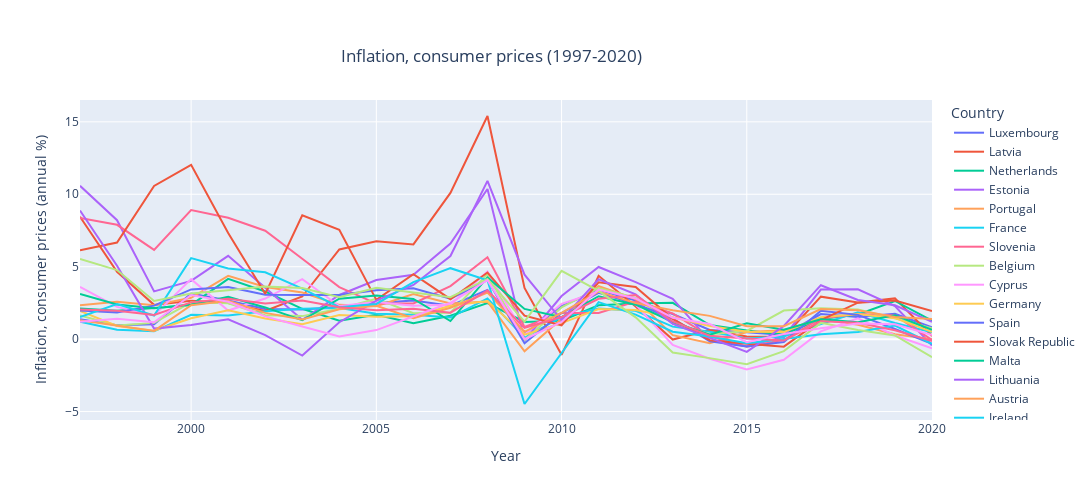

Notebook cell for this chart:
### Code cell
fig=df.plot(title= "Inflation, consumer prices (1997-2020)",labels={"index":"Year","value":"Inflation, consumer prices (annual %)"})
fig.update_layout(
    autosize=False,
    width=1500,
    height=500,
    title={'y':0.9,'x':0.45,'xanchor':'center','yanchor':'top'}
    )
fig.show()

### Figure 1 — Plotly figure (JSON) as saved in the notebook; plotly's stock layout.template omitted (floating-point values rounded to 4 significant figures)
{"data": [{"hovertemplate": "Country=Luxembourg<br>Year=%{x}<br>Inflation, consumer prices (annual %)=%{y}<extra></extra>", "legendgroup": "Luxembourg", "line": {"color": "#636efa", "dash": "solid"}, "marker": {"symbol": "circle"}, "mode": "lines", "name": "Luxembourg", "orientation": "v", "showlegend": true, "type": "scatter", "x": [1997, 1998, 1999, 2000, 2001, 2002, 2003, 2004, 2005, 2006, 2007, 2008, 2009, 2010, 2011, 2012, 2013, 2014, 2015, 2016, 2017, 2018, 2019, 2020], "xaxis": "x", "y": [1.368, 0.9586, 1.025, 3.151, 2.664, 2.074, 2.05, 2.226, 2.488, 2.666, 2.312, 3.402, 0.368, 2.274, 3.411, 2.663, 1.734, 0.6285, 0.4747, 0.2908, 1.731, 1.528, 1.743, 0.82], "yaxis": "y"}, {"hovertemplate": "Country=Latvia<br>Year=%{x}<br>Inflation, consumer prices (annual %)=%{y}<extra></extra>", "legendgroup": "Latvia", "line": {"color": "#EF553B", "dash": "solid"}, "marker": {"symbol": "circle"}, "mode": "lines", "name": "Latvia", "orientation": "v", "showlegend": true, "type": "scatter", "x": [1997, 1998, 1999, 2000, 2001, 2002, 2003, 2004, 2005, 2006, 2007, 2008, 2009, 2010, 2011, 2012, 2013, 2014, 2015, 2016, 2017, 2018, 2019, 2020], "xaxis": "x", "y": [8.447, 4.644, 2.365, 2.654, 2.487, 1.939, 2.943, 6.192, 6.748, 6.536, 10.09, 15.4, 3.534, -1.085, 4.371, 2.258, -0.02945, 0.6205, 0.1742, 0.1406, 2.93, 2.534, 2.811, 0.2191], "yaxis": "y"}, {"hovertemplate": "Country=Netherlands<br>Year=%{x}<br>Inflation, consumer prices (annual %)=%{y}<extra></extra>", "legendgroup": "Netherlands", "line": {"color": "#00cc96", "dash": "solid"}, "marker": {"symbol": "circle"}, "mode": "lines", "name": "Netherlands", "orientation": "v", "showlegend": true, "type": "scatter", "x": [1997, 1998, 1999, 2000, 2001, 2002, 2003, 2004, 2005, 2006, 2007, 2008, 2009, 2010, 2011, 2012, 2013, 2014, 2015, 2016, 2017, 2018, 2019, 2020], "xaxis": "x", "y": [2.109, 1.959, 2.157, 2.361, 4.156, 3.288, 2.092, 1.264, 1.688, 1.102, 1.614, 2.487, 1.19, 1.275, 2.341, 2.456, 2.507, 0.976, 0.6002, 0.3167, 1.381, 1.703, 2.634, 1.272], "yaxis": "y"}, {"hovertemplate": "Country=Estonia<br>Year=%{x}<br>Inflation, consumer prices (annual %)=%{y}<extra></extra>", "legendgroup": "Estonia", "line": {"color": "#ab63fa", "dash": "solid"}, "marker": {"symbol": "circle"}, "mode": "lines", "name": "Estonia", "orientation": "v", "showlegend": true, "type": "scatter", "x": [1997, 1998, 1999, 2000, 2001, 2002, 2003, 2004, 2005, 2006, 2007, 2008, 2009, 2010, 2011, 2012, 2013, 2014, 2015, 2016, 2017, 2018, 2019, 2020], "xaxis": "x", "y": [10.58, 8.208, 3.296, 4.018, 5.748, 3.572, 1.335, 3.048, 4.08, 4.438, 6.601, 10.36, -0.07841, 2.972, 4.982, 3.933, 2.781, -0.1062, -0.4923, 0.1487, 3.417, 3.436, 2.277, -0.4445], "yaxis": "y"}, {"hovertemplate": "Country=Portugal<br>Year=%{x}<br>Inflation, consumer prices (annual %)=%{y}<extra></extra>", "legendgroup": "Portugal", "line": {"color": "#FFA15A", "dash": "solid"}, "marker": {"symbol": "circle"}, "mode": "lines", "name": "Portugal", "orientation": "v", "showlegend": true, "type": "scatter", "x": [1997, 1998, 1999, 2000, 2001, 2002, 2003, 2004, 2005, 2006, 2007, 2008, 2009, 2010, 2011, 2012, 2013, 2014, 2015, 2016, 2017, 2018, 2019, 2020], "xaxis": "x", "y": [2.337, 2.573, 2.34, 2.853, 4.37, 3.6, 3.219, 2.365, 2.277, 3.108, 2.454, 2.589, -0.8355, 1.403, 3.653, 2.773, 0.2744, -0.2782, 0.4879, 0.6074, 1.369, 0.9937, 0.3382, -0.01244], "yaxis": "y"}, {"hovertemplate": "Country=France<br>Year=%{x}<br>Inflation, consumer prices (annual %)=%{y}<extra></extra>", "legendgroup": "France", "line": {"color": "#19d3f3", "dash": "solid"}, "marker": {"symbol": "circle"}, "mode": "lines", "name": "France", "orientation": "v", "showlegend": true, "type": "scatter", "x": [1997, 1998, 1999, 2000, 2001, 2002, 2003, 2004, 2005, 2006, 2007, 2008, 2009, 2010, 2011, 2012, 2013, 2014, 2015, 2016, 2017, 2018, 2019, 2020], "xaxis": "x", "y": [1.204, 0.6511, 0.5371, 1.676, 1.635, 1.923, 2.098, 2.142, 1.746, 1.675, 1.488, 2.813, 0.08762, 1.531, 2.112, 1.954, 0.8637, 0.5078, 0.03751, 0.1833, 1.032, 1.851, 1.108, 0.4765], "yaxis": "y"}, {"hovertemplate": "Country=Slovenia<br>Year=%{x}<br>Inflation, consumer prices (annual %)=%{y}<extra></extra>", "legendgroup": "Slovenia", "line": {"color": "#FF6692", "dash": "solid"}, "marker": {"symbol": "circle"}, "mode": "lines", "name": "Slovenia", "orientation": "v", "showlegend": true, "type": "scatter", "x": [1997, 1998, 1999, 2000, 2001, 2002, 2003, 2004, 2005, 2006, 2007, 2008, 2009, 2010, 2011, 2012, 2013, 2014, 2015, 2016, 2017, 2018, 2019, 2020], "xaxis": "x", "y": [8.36, 7.891, 6.156, 8.912, 8.38, 7.481, 5.544, 3.593, 2.452, 2.458, 3.657, 5.647, 0.8393, 1.801, 1.803, 2.597, 1.769, 0.1993, -0.5256, -0.055, 1.429, 1.739, 1.631, -0.05486], "yaxis": "y"}, {"hovertemplate": "Country=Belgium<br>Year=%{x}<br>Inflation, consumer prices (annual %)=%{y}<extra></extra>", "legendgroup": "Belgium", "line": {"color": "#B6E880", "dash": "solid"}, "marker": {"symbol": "circle"}, "mode": "lines", "name": "Belgium", "orientation": "v", "showlegend": true, "type": "scatter", "x": [1997, 1998, 1999, 2000, 2001, 2002, 2003, 2004, 2005, 2006, 2007, 2008, 2009, 2010, 2011, 2012, 2013, 2014, 2015, 2016, 2017, 2018, 2019, 2020], "xaxis": "x", "y": [1.628, 0.9493, 1.121, 2.545, 2.469, 1.645, 1.589, 2.097, 2.781, 1.791, 1.823, 4.489, -0.05315, 2.189, 3.532, 2.84, 1.113, 0.34, 0.5614, 1.974, 2.126, 2.053, 1.437, 0.7408], "yaxis": "y"}, {"hovertemplate": "Country=Cyprus<br>Year=%{x}<br>Inflation, consumer prices (annual %)=%{y}<extra></extra>", "legendgroup": "Cyprus", "line": {"color": "#FF97FF", "dash": "solid"}, "marker": {"symbol": "circle"}, "mode": "lines", "name": "Cyprus", "orientation": "v", "showlegend": true, "type": "scatter", "x": [1997, 1998, 1999, 2000, 2001, 2002, 2003, 2004, 2005, 2006, 2007, 2008, 2009, 2010, 2011, 2012, 2013, 2014, 2015, 2016, 2017, 2018, 2019, 2020], "xaxis": "x", "y": [3.605, 2.228, 1.63, 4.142, 1.973, 2.801, 4.139, 2.286, 2.56, 2.305, 2.373, 4.669, 0.3263, 2.43, 3.289, 2.389, -0.3994, -1.355, -2.097, -1.429, 0.5318, 1.435, 0.2504, -0.6384], "yaxis": "y"}, {"hovertemplate": "Country=Germany<br>Year=%{x}<br>Inflation, consumer prices (annual %)=%{y}<extra></extra>", "legendgroup": "Germany", "line": {"color": "#FECB52", "dash": "solid"}, "marker": {"symbol": "circle"}, "mode": "lines", "name": "Germany", "orientation": "v", "showlegend": true, "type": "scatter", "x": [1997, 1998, 1999, 2000, 2001, 2002, 2003, 2004, 2005, 2006, 2007, 2008, 2009, 2010, 2011, 2012, 2013, 2014, 2015, 2016, 2017, 2018, 2019, 2020], "xaxis": "x", "y": [1.939, 0.9112, 0.5854, 1.44, 1.984, 1.421, 1.034, 1.666, 1.547, 1.577, 2.298, 2.628, 0.3127, 1.104, 2.075, 2.008, 1.505, 0.9068, 0.5144, 0.4917, 1.509, 1.732, 1.446, 0.5067], "yaxis": "y"}, {"hovertemplate": "Country=Spain<br>Year=%{x}<br>Inflation, consumer prices (annual %)=%{y}<extra></extra>", "legendgroup": "Spain", "line": {"color": "#636efa", "dash": "solid"}, "marker": {"symbol": "circle"}, "mode": "lines", "name": "Spain", "orientation": "v", "showlegend": true, "type": "scatter", "x": [1997, 1998, 1999, 2000, 2001, 2002, 2003, 2004, 2005, 2006, 2007, 2008, 2009, 2010, 2011, 2012, 2013, 2014, 2015, 2016, 2017, 2018, 2019, 2020], "xaxis": "x", "y": [1.971, 1.834, 2.31, 3.434, 3.59, 3.066, 3.039, 3.039, 3.368, 3.515, 2.787, 4.076, -0.288, 1.8, 3.196, 2.446, 1.409, -0.1509, -0.5005, -0.2027, 1.956, 1.675, 0.6995, -0.3227], "yaxis": "y"}, {"hovertemplate": "Country=Slovak Republic<br>Year=%{x}<br>Inflation, consumer prices (annual %)=%{y}<extra></extra>", "legendgroup": "Slovak Republic", "line": {"color": "#EF553B", "dash": "solid"}, "marker": {"symbol": "circle"}, "mode": "lines", "name": "Slovak Republic", "orientation": "v", "showlegend": true, "type": "scatter", "x": [1997, 1998, 1999, 2000, 2001, 2002, 2003, 2004, 2005, 2006, 2007, 2008, 2009, 2010, 2011, 2012, 2013, 2014, 2015, 2016, 2017, 2018, 2019, 2020], "xaxis": "x", "y": [6.142, 6.666, 10.57, 12.04, 7.33, 3.127, 8.554, 7.549, 2.709, 4.483, 2.757, 4.598, 1.615, 0.957, 3.919, 3.606, 1.4, -0.07617, -0.3252, -0.52, 1.312, 2.514, 2.665, 1.937], "yaxis": "y"}, {"hovertemplate": "Country=Malta<br>Year=%{x}<br>Inflation, consumer prices (annual %)=%{y}<extra></extra>", "legendgroup": "Malta", "line": {"color": "#00cc96", "dash": "solid"}, "marker": {"symbol": "circle"}, "mode": "lines", "name": "Malta", "orientation": "v", "showlegend": true, "type": "scatter", "x": [1997, 1998, 1999, 2000, 2001, 2002, 2003, 2004, 2005, 2006, 2007, 2008, 2009, 2010, 2011, 2012, 2013, 2014, 2015, 2016, 2017, 2018, 2019, 2020], "xaxis": "x", "y": [3.112, 2.385, 2.135, 2.37, 2.929, 2.188, 1.304, 2.791, 3.008, 2.774, 1.249, 4.259, 2.084, 1.516, 2.963, 2.376, 1.18, 0.3103, 1.101, 0.6427, 1.364, 1.158, 1.642, 0.6385], "yaxis": "y"}, {"hovertemplate": "Country=Lithuania<br>Year=%{x}<br>Inflation, consumer prices (annual %)=%{y}<extra></extra>", "legendgroup": "Lithuania", "line": {"color": "#ab63fa", "dash": "solid"}, "marker": {"symbol": "circle"}, "mode": "lines", "name": "Lithuania", "orientation": "v", "showlegend": true, "type": "scatter", "x": [1997, 1998, 1999, 2000, 2001, 2002, 2003, 2004, 2005, 2006, 2007, 2008, 2009, 2010, 2011, 2012, 2013, 2014, 2015, 2016, 2017, 2018, 2019, 2020], "xaxis": "x", "y": [8.881, 5.068, 0.7276, 0.9816, 1.367, 0.2815, -1.134, 1.164, 2.658, 3.739, 5.737, 10.93, 4.453, 1.319, 4.13, 3.09, 1.047, 0.1038, -0.8841, 0.9055, 3.723, 2.698, 2.335, 1.2], "yaxis": "y"}, {"hovertemplate": "Country=Austria<br>Year=%{x}<br>Inflation, consumer prices (annual %)=%{y}<extra></extra>", "legendgroup": "Austria", "line": {"color": "#FFA15A", "dash": "solid"}, "marker": {"symbol": "circle"}, "mode": "lines", "name": "Austria", "orientation": "v", "showlegend": true, "type": "scatter", "x": [1997, 1998, 1999, 2000, 2001, 2002, 2003, 2004, 2005, 2006, 2007, 2008, 2009, 2010, 2011, 2012, 2013, 2014, 2015, 2016, 2017, 2018, 2019, 2020], "xaxis": "x", "y": [1.306, 0.9225, 0.569, 2.345, 2.65, 1.81, 1.356, 2.061, 2.299, 1.442, 2.169, 3.216, 0.5063, 1.814, 3.287, 2.486, 2.0, 1.606, 0.8966, 0.8916, 2.081, 1.998, 1.531, 1.382], "yaxis": "y"}, {"hovertemplate": "Country=Ireland<br>Year=%{x}<br>Inflation, consumer prices (annual %)=%{y}<extra></extra>", "legendgroup": "Ireland", "line": {"color": "#19d3f3", "dash": "solid"}, "marker": {"symbol": "circle"}, "mode": "lines", "name": "Ireland", "orientation": "v", "showlegend": true, "type": "scatter", "x": [1997, 1998, 1999, 2000, 2001, 2002, 2003, 2004, 2005, 2006, 2007, 2008, 2009, 2010, 2011, 2012, 2013, 2014, 2015, 2016, 2017, 2018, 2019, 2020], "xaxis": "x", "y": [1.526, 2.416, 1.632, 5.591, 4.873, 4.615, 3.49, 2.2, 2.43, 3.932, 4.897, 4.06, -4.478, -0.9221, 2.557, 1.696, 0.5087, 0.1825, -0.2899, 0.008306, 0.3405, 0.4884, 0.939, -0.3346], "yaxis": "y"}, {"hovertemplate": "Country=Italy<br>Year=%{x}<br>Inflation, consumer prices (annual %)=%{y}<extra></extra>", "legendgroup": "Italy", "line": {"color": "#FF6692", "dash": "solid"}, "marker": {"symbol": "circle"}, "mode": "lines", "name": "Italy", "orientation": "v", "showlegend": true, "type": "scatter", "x": [1997, 1998, 1999, 2000, 2001, 2002, 2003, 2004, 2005, 2006, 2007, 2008, 2009, 2010, 2011, 2012, 2013, 2014, 2015, 2016, 2017, 2018, 2019, 2020], "xaxis": "x", "y": [2.043, 1.955, 1.663, 2.538, 2.785, 2.465, 2.673, 2.207, 1.985, 2.091, 1.83, 3.348, 0.7748, 1.526, 2.781, 3.041, 1.22, 0.241, 0.03879, -0.09402, 1.227, 1.137, 0.6112, -0.1377], "yaxis": "y"}, {"hovertemplate": "Country=Greece<br>Year=%{x}<br>Inflation, consumer prices (annual %)=%{y}<extra></extra>", "legendgroup": "Greece", "line": {"color": "#B6E880", "dash": "solid"}, "marker": {"symbol": "circle"}, "mode": "lines", "name": "Greece", "orientation": "v", "showlegend": true, "type": "scatter", "x": [1997, 1998, 1999, 2000, 2001, 2002, 2003, 2004, 2005, 2006, 2007, 2008, 2009, 2010, 2011, 2012, 2013, 2014, 2015, 2016, 2017, 2018, 2019, 2020], "xaxis": "x", "y": [5.536, 4.766, 2.637, 3.151, 3.374, 3.629, 3.531, 2.899, 3.545, 3.196, 2.895, 4.153, 1.21, 4.713, 3.33, 1.502, -0.9222, -1.311, -1.736, -0.8257, 1.121, 0.6256, 0.253, -1.248], "yaxis": "y"}, {"hovertemplate": "Country=Finland<br>Year=%{x}<br>Inflation, consumer prices (annual %)=%{y}<extra></extra>", "legendgroup": "Finland", "line": {"color": "#FF97FF", "dash": "solid"}, "marker": {"symbol": "circle"}, "mode": "lines", "name": "Finland", "orientation": "v", "showlegend": true, "type": "scatter", "x": [1997, 1998, 1999, 2000, 2001, 2002, 2003, 2004, 2005, 2006, 2007, 2008, 2009, 2010, 2011, 2012, 2013, 2014, 2015, 2016, 2017, 2018, 2019, 2020], "xaxis": "x", "y": [1.193, 1.399, 1.162, 3.042, 2.578, 1.571, 0.8774, 0.1871, 0.6239, 1.567, 2.511, 4.066, -9.174e-07, 1.184, 3.417, 2.808, 1.478, 1.041, -0.2079, 0.3567, 0.754, 1.084, 1.024, 0.2906], "yaxis": "y"}], "layout": {"autosize": false, "height": 500, "legend": {"title": {"text": "Country"}, "tracegroupgap": 0}, "title": {"text": "Inflation, consumer prices (1997-2020)", "x": 0.45, "xanchor": "center", "y": 0.9, "yanchor": "top"}, "width": 1500, "xaxis": {"anchor": "y", "autorange": true, "domain": [0, 1], "range": [1997, 2020], "title": {"text": "Year"}, "type": "linear"}, "yaxis": {"anchor": "x", "autorange": true, "domain": [0, 1], "range": [-5.583, 16.51], "title": {"text": "Inflation, consumer prices (annual %)"}, "type": "linear"}}}
